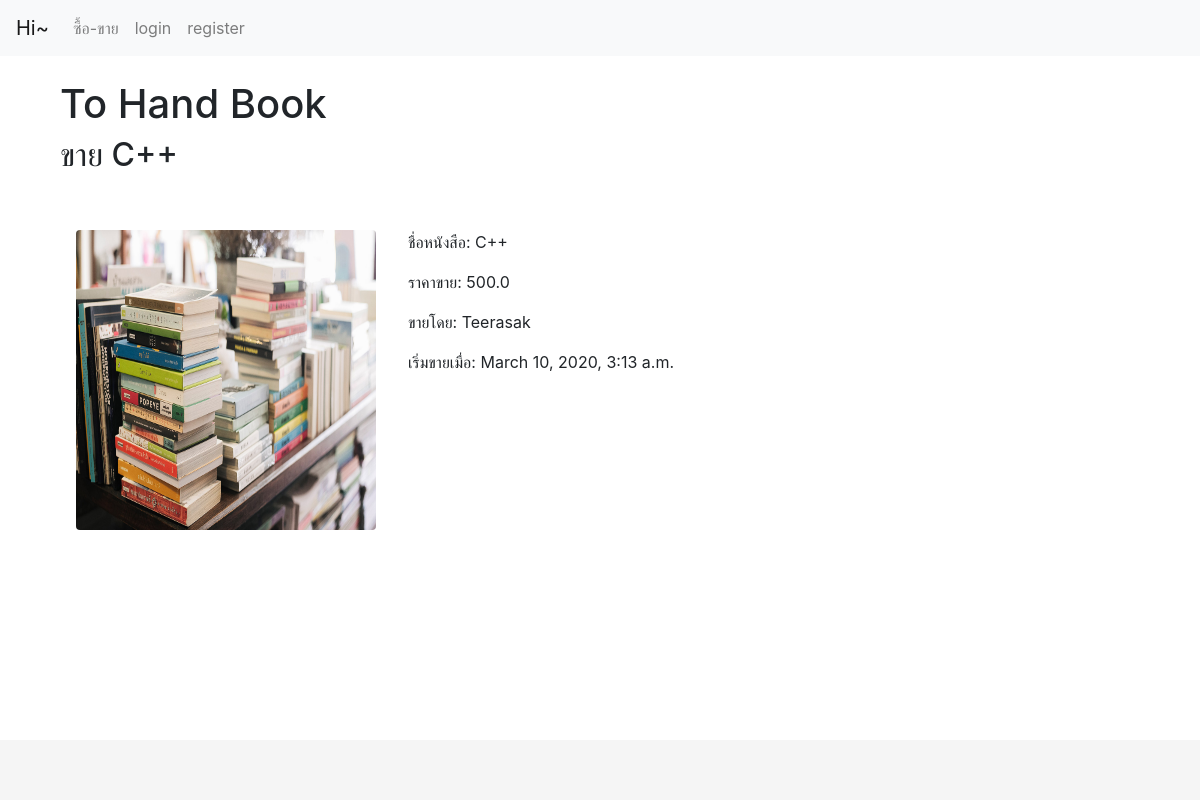
Page /view_post/2/ on the committed database.
### Post/models.py (models this page shows)
class Book(models.Model):
    create_by = models.ForeignKey(User, on_delete=models.CASCADE)
    create_date = models.DateTimeField(auto_now=True)
    name_book = models.CharField(max_length=50)
    type_for = (('S', 'ขาย'),('B', 'ซื้อ'))
    type_post = models.CharField(max_length=1, choices=type_for)
    price = models.FloatField(default=0)
    picture = models.URLField(max_length = 500,null = True)
    status = models.BooleanField(default=True)

### Post/views.py (the view)
# urls.py: path('view_post/<int:book_id>/', views.view_post, name='view_post'),
def view_post(request, book_id):
    book_view = Book.objects.get(pk = book_id)
    comment_text = Message.objects.filter(post_id_id = book_id)
    return render(request, 'view_post.html', context={
        'book_view' : book_view,
        'book_id': book_id,
        'comment_text':comment_text,
    })

### Post/templates/view_post.html (shortened to what this page needs)
{% extends "base.html" %}
{% block content %}
<div class="container">
    <h1>To Hand Book</h1>
    {% if book_view.type_post == 'S' %}
    <h2>ขาย {{ book_view.name_book }}</h2>
    {% else %}
    <h2>ซื้อ {{ book_view.name_book }}</h2>
    {% endif %}
    <br/><br/>
    <div class="d-flex flex-row">
    <div class="form-group mx-3" >
        <img src="{{ book_view.picture }}" class="rounded float-left" style="width: 300px; height: 300px;">
    </div>
    <div class="form-group mx-3" >
        <p>ชื่อหนังสือ: {{  book_view.name_book }}</p>
        {% if book_view.type_post == 'S' %}
            <p>ราคาขาย: {{ book_view.price }}</p>
            <p>ขายโดย: {{ book_view.create_by.first_name }}</p>
            <p>เริ่มขายเมื่อ: {{ book_view.create_date }}</p>
        {% else %}
            <p>ราคาซื้อ: {{ book_view.price }}</p>
            <p>รับซื้อโดย: {{ book_view.create_by.first_name }}</p>
            <p>ตั้งรับเมื่อ: {{ book_view.create_date }}</p>
        {% endif %}
    </div>
    </div>
    <br/><br/>
</div>
{% endblock content %}

### templates/base.html (style rules this page uses)
html { position: relative; min-height: 100%; }
body { margin-bottom: 60px; }

### rows in the picture
Book: name_book "C++", picture (picture), price "500.0", create_by.first_name "Teerasak", create_date "March 10, 2020, 3:13 a.m."
